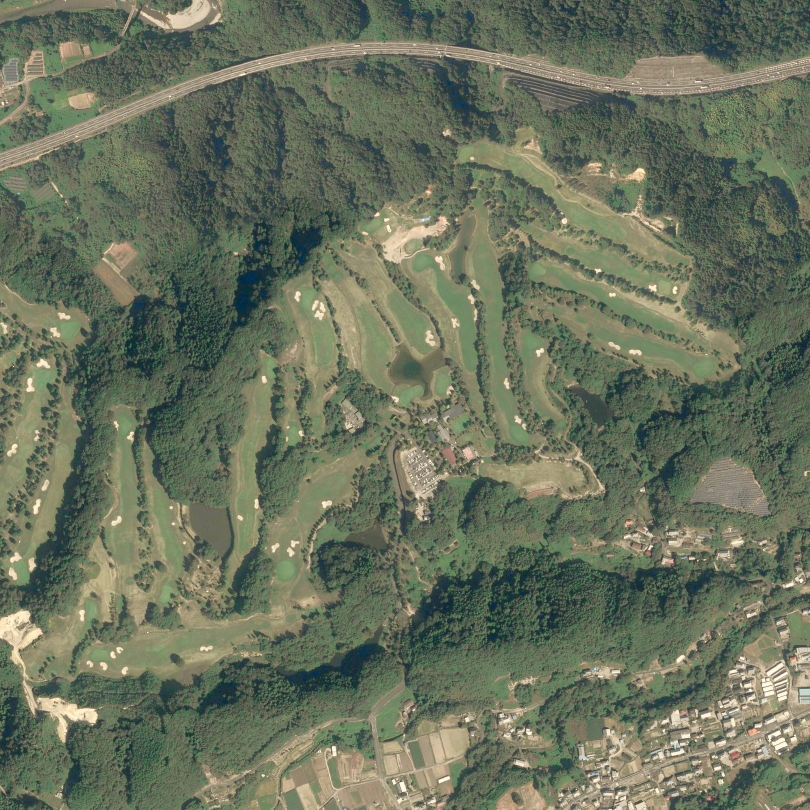
#> input picture tools/tracer/gazan.jpg, 1619 x 1619 px, given in place of aerial.jpg, which was not available (shown at 1/2 size)
$ python segment.py ../tracer/gazan.jpg   (older library calls are emulated)
#> lines starting #> are read from the running program, lines starting #| are printed output that depends on the picture; after the words box and inside, x2 and y2 are one past the last pixel; in counts of white or black regions, pixels touching at a corner belong together
#!/usr/bin/env python3
"""航空写真を色と模様で塗り分ける（芝・フェアウェイ・池・バンカー・林）。

使い方:  python3 segment.py WORKDIR [--hi WORKDIR18]
  --hi に fetch_aerial.py --zoom 18 で取った同じ範囲のフォルダを渡すと、
  バンカーを2倍細かい写真の砂の色（明るく、緑っぽさがない）と、まわりの芝との明るさの差で見分ける
出力:
  WORKDIR/masks.npz      各地物のマスク（turf, fw, water, bunker, area）
  WORKDIR/segment.jpg    左：写真 / 右：塗り分け結果（確認用）
しきい値は写真の季節や明るさで変わるので、結果を見て必要なら調整する。
"""
import sys, os
import numpy as np, cv2
from scipy import ndimage as ndi


HERE = os.path.dirname(os.path.abspath(__file__))


def match_color(im, ref_name="ref_color.jpg"):
    """写真の色の分布を、基準の写真（PGM石岡のズーム17/18）に合わせる。
    もやがかかった写真や季節の違う写真でも、同じしきい値で判別できるようにするため"""
    from skimage.exposure import match_histograms
    ref = cv2.imread(os.path.join(HERE, ref_name))
    if ref is None:
        return im
    lab = cv2.cvtColor(im, cv2.COLOR_BGR2LAB)
    rlab = cv2.cvtColor(ref, cv2.COLOR_BGR2LAB)
    out = match_histograms(lab, rlab, channel_axis=-1)
    return cv2.cvtColor(np.clip(out, 0, 255).astype(np.uint8), cv2.COLOR_LAB2BGR)


def is_hazy(im):
    hsv = cv2.cvtColor(cv2.resize(im, (400, 400)), cv2.COLOR_BGR2HSV)
    return float(np.median(hsv[..., 1])) < 60 or float(np.percentile(hsv[..., 2], 2)) > 45


def keep_big(mask, min_px, max_px=None):
    lab, n = ndi.label(mask)
    if n == 0:
        return mask
    sz = ndi.sum(mask, lab, range(1, n + 1))
    ok = sz > min_px if max_px is None else (sz > min_px) & (sz < max_px)
    return np.isin(lab, 1 + np.where(ok)[0])


def segment(im):
    hsv = cv2.cvtColor(im, cv2.COLOR_BGR2HSV).astype(np.float32)
    H, S, V = hsv[..., 0], hsv[..., 1], hsv[..., 2]
    L = cv2.cvtColor(im, cv2.COLOR_BGR2LAB)[..., 0].astype(np.float32)
    g = cv2.cvtColor(im, cv2.COLOR_BGR2GRAY).astype(np.float32)
    m = cv2.blur(g, (9, 9))
    tex = np.sqrt(np.maximum(cv2.blur(g * g, (9, 9)) - m * m, 0))
    green = (H > 28) & (H < 85) & (S > 40)
    # 芝（ラフ＋フェアウェイ＋グリーン）：緑で模様が少なく明るい。林は模様が多いか暗い
    turf = green & (tex < 9) & (V > 95)
    turf = ndi.binary_closing(ndi.binary_opening(turf, iterations=2), iterations=4)
    turf = keep_big(turf, 3000)
    trees = green & ~turf
    # コースの範囲：芝のまとまりの外形
    # 道路などで分かれた部分も含めるため、大きなまとまりごとに外形をとる
    grown = ndi.binary_dilation(turf, iterations=40)
    lab, n = ndi.label(grown)
    sz = ndi.sum(grown, lab, range(1, n + 1))
    area = np.zeros(turf.shape, np.uint8)
    for i in np.where(sz >= 0.02 * sz.max())[0]:
        part = ndi.binary_erosion(lab == i + 1, iterations=25)
        if part.any():
            hull = cv2.convexHull(np.argwhere(part)[:, ::-1].astype(np.int32))
            cv2.fillPoly(area, [hull], 1)
    area = area.astype(bool)
    turf &= area
    # フェアウェイ：芝の中でも明るい部分
    fw = turf & (L > np.percentile(L[turf], 45))
    fw = keep_big(ndi.binary_closing(ndi.binary_opening(fw, iterations=3), iterations=5), 1500)
    # 池：暗くて模様が少ない。芝か林に接しているものだけ
    water0 = (V < 110) & (tex < 7) & (S < 140)
    water0 = keep_big(ndi.binary_opening(water0, iterations=3), 800)
    water0 = ndi.binary_fill_holes(ndi.binary_closing(water0, iterations=3))
    lw, n = ndi.label(water0)
    # コースの端にある池も範囲に入れる（池に接している範囲は、池ごと外形をとり直す）
    near = np.unique(lw[ndi.binary_dilation(area, iterations=15) & water0]); near = near[near > 0]
    grown = area | np.isin(lw, near)
    lab2, n2 = ndi.label(grown)
    area = np.zeros(turf.shape, np.uint8)
    for i in range(1, n2 + 1):
        hull = cv2.convexHull(np.argwhere(lab2 == i)[:, ::-1].astype(np.int32))
        cv2.fillPoly(area, [hull], 1)
    area = area.astype(bool)
    t = np.unique(lw[area & water0 & ndi.binary_dilation(turf | trees, iterations=3)])
    water = keep_big(np.isin(lw, t[t > 0]) & area, 1500)
    # バンカー：明るく彩度の低い砂。芝の近くだけ
    bk = (V > 165) & (S < 80) & area & ~water
    bk = ndi.binary_closing(ndi.binary_opening(bk, iterations=1), iterations=2)
    bk = keep_big(bk, 20, 25000) & ndi.binary_dilation(turf, iterations=10)
    return dict(turf=turf, fw=fw, water=water, bunker=bk, area=area)


# [80 lines left out: functions fw_score_hi, sand_hi, forest_score, course_open, preview, not called in this run]


if __name__ == "__main__":
    import json
    wd = sys.argv[1]
    im = cv2.imread(os.path.join(wd, "aerial.jpg"))
#> im is the input picture: shape (1619, 1619, 3); mean B, G, R 93, 113.6, 105.4
    hazy = is_hazy(im) or "--match" in sys.argv
#> in is_hazy, `hsv = cv2.cvtColor(cv2.resize(im, (400, 400)), cv2.COLOR_BGR2HSV)`: hsv: shape (400, 400, 3); mean H, S, V 46.9, 56.1, 115.8
#> hazy = True
    if hazy:
        print("写真の色を基準に合わせます（もや・色かぶりの補正）")
        im = match_color(im)
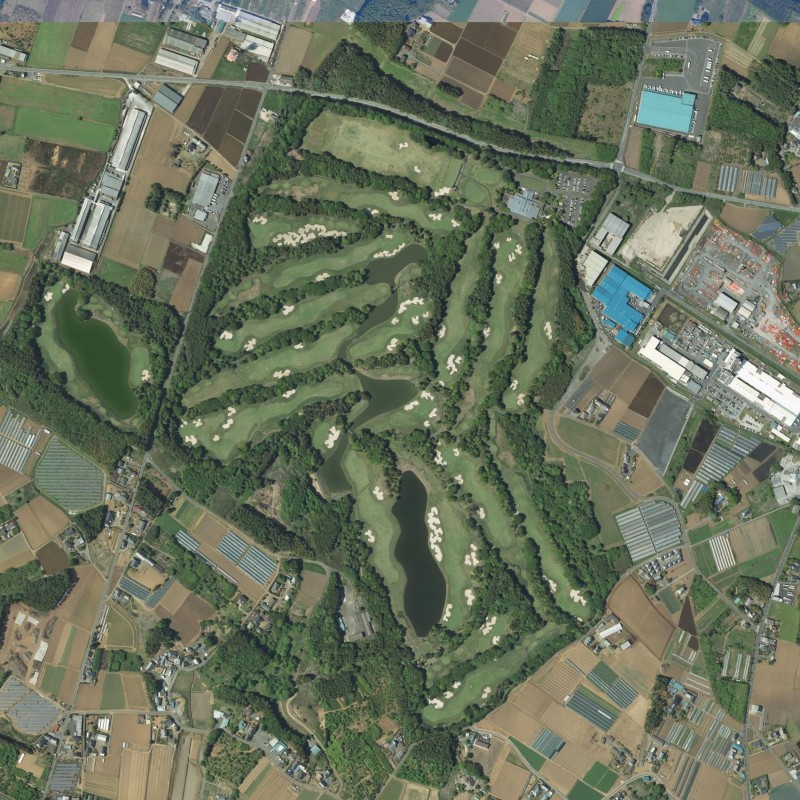
#> input picture tools/course-builder/ref_color.jpg, 800 x 800 px
#> in match_color, ref is the input picture: shape (800, 800, 3); mean B, G, R 93, 113.8, 105.5
#> in match_color, `lab = cv2.cvtColor(im, cv2.COLOR_BGR2LAB)`: lab: shape (1619, 1619, 3); mean of channels 0, 1, 2 118.4, 121, 138.3
#> in match_color, `rlab = cv2.cvtColor(ref, cv2.COLOR_BGR2LAB)`: rlab: shape (800, 800, 3); mean of channels 0, 1, 2 118.6, 120.9, 138.6
#> in match_color, `out = match_histograms(lab, rlab, channel_axis=-1)`: out: shape (1619, 1619, 3); mean of channels 0, 1, 2 118, 120.5, 138.2
        cv2.imwrite(os.path.join(wd, "aerial_matched.jpg"), im, [cv2.IMWRITE_JPEG_QUALITY, 90])
    M = segment(im)
#> in segment, `green = (H > 28) & (H < 85) & (S > 40)`:
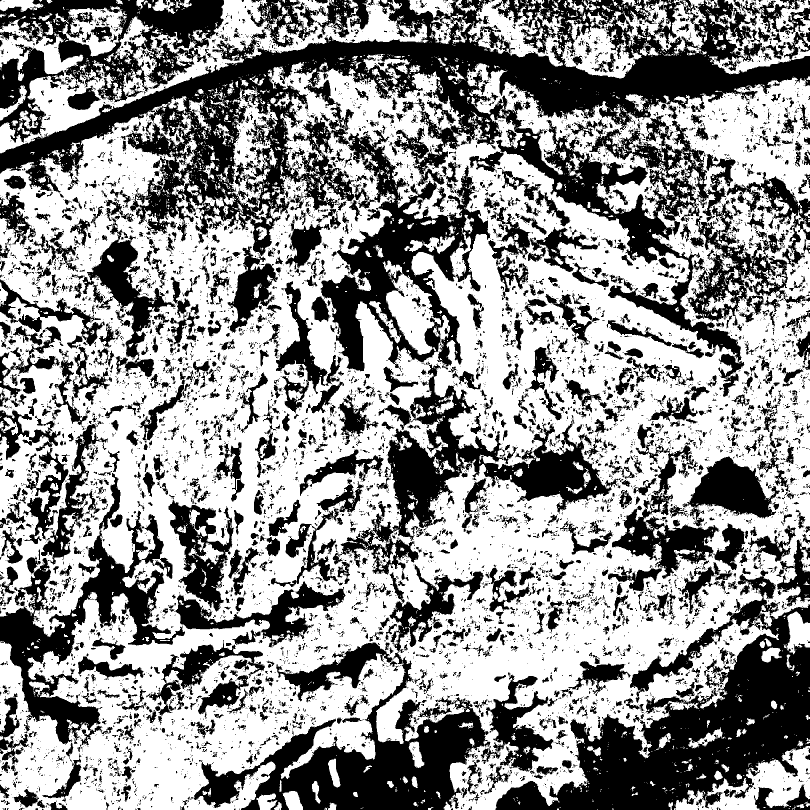
#> green: shape (1619, 1619) bool (shown at 1/2 size); 58.1% white; 10046 black regions (8358 under 20 px), largest, box (x1, y1, x2, y2) and area: (0, 0, 1619, 794) 331820, (991, 1140, 1619, 1619) 107041, (387, 1129, 980, 1619) 70533
#> in segment, `turf = green & (tex < 9) & (V > 95)`: turf: shape (1619, 1619) bool; 11.7% white; 3036 white regions (2185 under 20 px), largest, box (x1, y1, x2, y2) and area: (935, 468, 1083, 889) 15081, (157, 1239, 540, 1358) 12066, (443, 712, 552, 1113) 12029
#> in segment, `turf = ndi.binary_closing(ndi.binary_opening(turf, iterations=2), iter..`: turf: shape (1619, 1619) bool; 10.4% white; 638 white regions (111 under 20 px), largest, box (x1, y1, x2, y2) and area: (1055, 522, 1435, 764) 19729, (902, 468, 1076, 889) 16359, (160, 1226, 540, 1358) 13194
#> in keep_big, `lab, n = ndi.label(mask)`: lab: shape (1619, 1619) int32; 685 distinct labels, from 0 to 684
#> in keep_big, `lab, n = ndi.label(mask)`: n = 684
#> in keep_big, `sz = ndi.sum(mask, lab, range(1, n + 1))`: sz = 684 values, max 19729 at index 212, min 1 at index 9, mean 398.7
#> in keep_big, `return np.isin(lab, 1 + np.where(ok)[0])`: returned value: shape (1619, 1619) bool; 5.9% white; 18 white regions, largest, box (x1, y1, x2, y2) and area: (1055, 522, 1435, 764) 19729, (928, 468, 1076, 889) 15283, (160, 1226, 540, 1358) 13175
#> in segment, `trees = green & ~turf`: trees: shape (1619, 1619) bool; 52.3% white; 9785 black regions (8209 under 20 px), largest, box (x1, y1, x2, y2) and area: (0, 0, 1619, 1191) 508165, (0, 810, 767, 1491) 138841, (991, 1140, 1619, 1619) 107041
#> in segment, `grown = ndi.binary_dilation(turf, iterations=40)`: grown: shape (1619, 1619) bool; 21.9% white; 2 white regions, box (x1, y1, x2, y2) and area: (0, 266, 1475, 1398) 555016, (32, 132, 231, 297) 19661
#> in segment, `lab, n = ndi.label(grown)`:
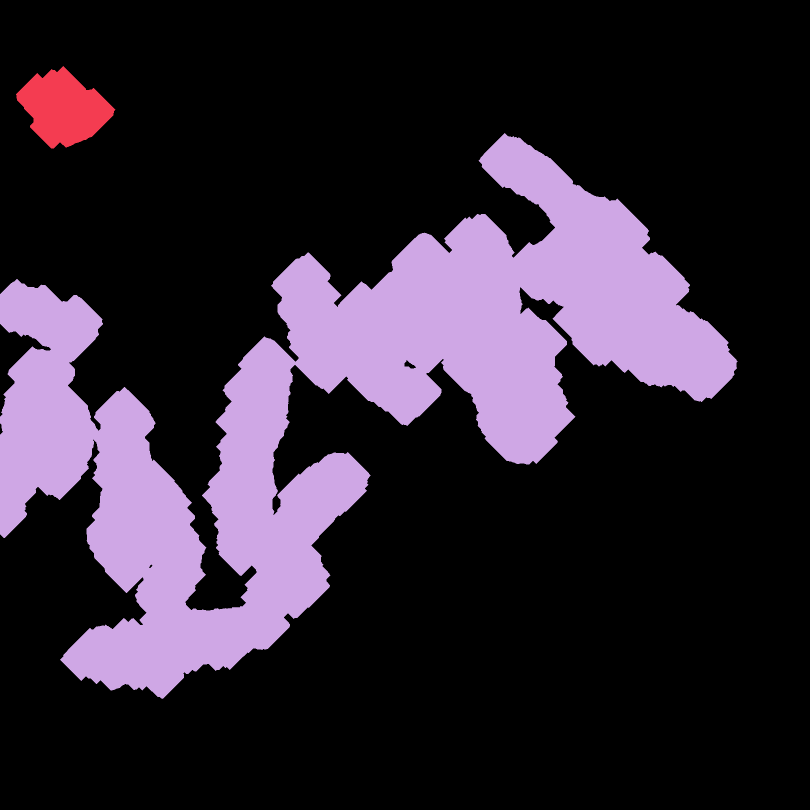
#> lab: shape (1619, 1619) int32 (shown at 1/2 size); 3 distinct labels, from 0 to 2; one colour per label, 0 black
#> in segment, `lab, n = ndi.label(grown)`: n = 2
#> in segment, `sz = ndi.sum(grown, lab, range(1, n + 1))`: sz = [19661, 555016]
#> the loop in segment, `for i in np.where(sz >= 0.02 * sz.max())[0]:` made 2 passes
#> after the loop in segment, `for i in np.where(sz >= 0.02 * sz.max())[0]:`:
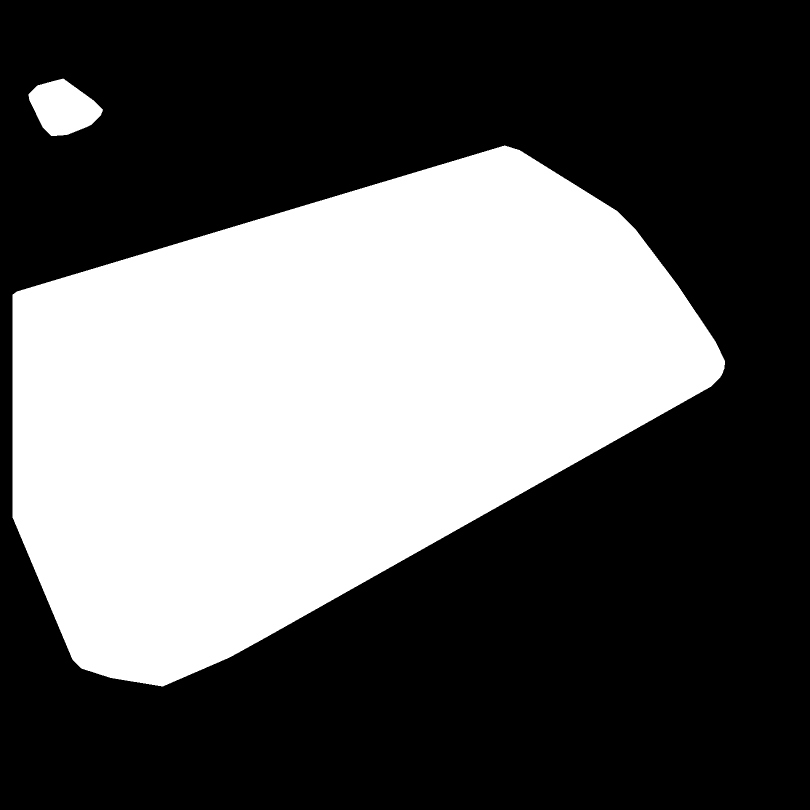
#> area: shape (1619, 1619) (shown at 1/2 size); values 0 (black) and 1 (white), 37.1% white; 2 white regions, box (x1, y1, x2, y2) and area: (25, 291, 1450, 1373) 961522, (57, 157, 206, 272) 11184
#> in segment, `fw = turf & (L > np.percentile(L[turf], 45))`: fw: shape (1619, 1619) bool; 3% white; 937 white regions (785 under 20 px), largest, box (x1, y1, x2, y2) and area: (467, 760, 543, 1112) 8223, (997, 306, 1260, 485) 7153, (25, 733, 110, 987) 5643
#> in keep_big (call 2), `lab, n = ndi.label(mask)`: lab: shape (1619, 1619) int32; 80 distinct labels, from 0 to 79
#> in keep_big (call 2), `lab, n = ndi.label(mask)`: mask: shape (1619, 1619) bool; 2.4% white; 74 white regions, largest, box (x1, y1, x2, y2) and area: (467, 767, 541, 1110) 7175, (997, 309, 1260, 485) 7002, (25, 733, 110, 968) 5510
#> in segment, `water0 = (V < 110) & (tex < 7) & (S < 140)`: water0: shape (1619, 1619) bool; 1.3% white; 1251 white regions (1048 under 20 px), largest, box (x1, y1, x2, y2) and area: (382, 1007, 458, 1107) 3904, (783, 701, 860, 762) 2573, (1146, 778, 1226, 849) 1888
#> in keep_big (call 3), `lab, n = ndi.label(mask)`: lab: shape (1619, 1619) int32; 99 distinct labels, from 0 to 98
#> in keep_big (call 3), `lab, n = ndi.label(mask)`: mask: shape (1619, 1619) bool; 0.74% white; 96 white regions, largest, box (x1, y1, x2, y2) and area: (382, 1007, 451, 1099) 2959, (784, 702, 856, 762) 2412, (1149, 778, 1226, 848) 1808
#> in keep_big (call 3), `return np.isin(lab, 1 + np.where(ok)[0])`: returned value: shape (1619, 1619) bool; 0.35% white; 5 white regions, box (x1, y1, x2, y2) and area: (382, 1007, 451, 1099) 2959, (784, 702, 856, 762) 2412, (1149, 778, 1226, 848) 1808, (727, 1056, 771, 1097) 1146, (131, 948, 158, 1009) 825
#> in segment, `water0 = ndi.binary_fill_holes(ndi.binary_closing(water0, iterations=3))`: water0: shape (1619, 1619) bool; 0.36% white; 5 white regions, box (x1, y1, x2, y2) and area: (382, 1007, 451, 1099) 3294, (784, 702, 856, 762) 2417, (1149, 778, 1226, 848) 1821, (727, 1056, 771, 1097) 1148, (131, 948, 158, 1009) 829
#> in segment, `lw, n = ndi.label(water0)`: lw: shape (1619, 1619) int32; 6 distinct labels, from 0 to 5
#> in segment, `lw, n = ndi.label(water0)`: n = 5
#> in segment, `near = np.unique(lw[ndi.binary_dilation(area, iterations=15) & water0]`: near = [1, 2, 3, 4, 5]
#> in segment, `lab2, n2 = ndi.label(grown)`:
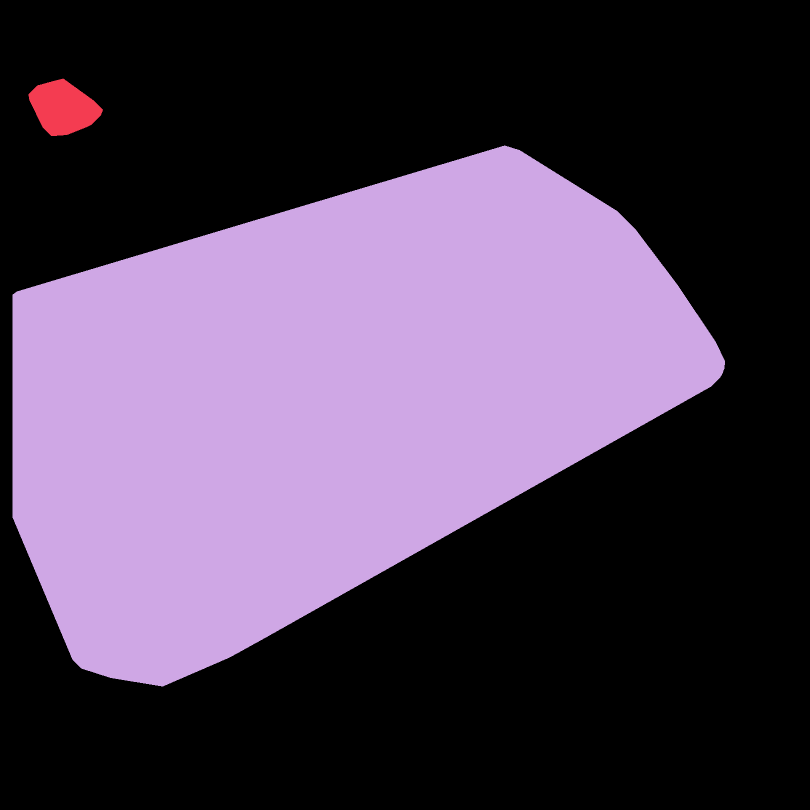
#> lab2: shape (1619, 1619) int32 (shown at 1/2 size); 3 distinct labels, from 0 to 2; one colour per label, 0 black
#> in segment, `lab2, n2 = ndi.label(grown)`: n2 = 2
#> after the loop in segment, `for i in range(1, n2 + 1):`: area: shape (1619, 1619); values 0 (black) and 1 (white), 37.2% white; 2 white regions, box (x1, y1, x2, y2) and area: (25, 291, 1450, 1373) 962956, (57, 157, 206, 272) 11294
#> in segment, `t = np.unique(lw[area & water0 & ndi.binary_dilation(turf | trees, ite..`: t = [1, 2, 3, 4, 5]
#> in keep_big (call 4), `return np.isin(lab, 1 + np.where(ok)[0])`: returned value: shape (1619, 1619) bool; 0.29% white; 3 white regions, box (x1, y1, x2, y2) and area: (382, 1007, 451, 1099) 3294, (784, 702, 856, 762) 2417, (1149, 778, 1226, 848) 1821
#> in segment, `bk = (V > 165) & (S < 80) & area & ~water`: bk: shape (1619, 1619) bool; 2.2% white; 1559 white regions (1324 under 20 px), largest, box (x1, y1, x2, y2) and area: (757, 425, 900, 530) 5737, (158, 1090, 244, 1244) 3958, (645, 561, 719, 737) 3656
#> in segment, `bk = ndi.binary_closing(ndi.binary_opening(bk, iterations=1), iteratio..`: bk: shape (1619, 1619) bool; 2% white; 349 white regions (165 under 20 px), largest, box (x1, y1, x2, y2) and area: (757, 413, 900, 529) 5976, (158, 1091, 243, 1244) 4262, (647, 561, 719, 737) 3849
#> in keep_big (call 5), `lab, n = ndi.label(mask)`:
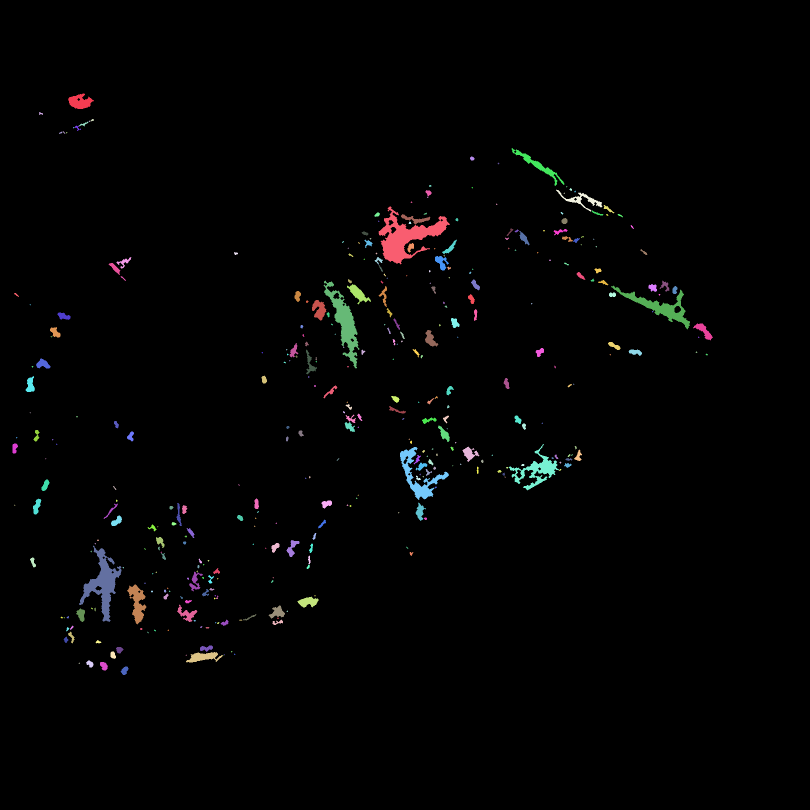
#> lab: shape (1619, 1619) int32 (shown at 1/2 size); 384 distinct labels, from 0 to 383; one colour per label, 0 black
#> in keep_big (call 5), `lab, n = ndi.label(mask)`: n = 383
#> in keep_big (call 5), `sz = ndi.sum(mask, lab, range(1, n + 1))`: sz = 383 values, max 5976 at index 26, min 1 at index 5, mean 137.5
#> in keep_big (call 5), `return np.isin(lab, 1 + np.where(ok)[0])`: returned value: shape (1619, 1619) bool; 1.9% white; 180 white regions, largest, box (x1, y1, x2, y2) and area: (757, 413, 900, 529) 5976, (158, 1091, 243, 1244) 4262, (647, 561, 719, 737) 3844
#> in segment, `bk = keep_big(bk, 20, 25000) & ndi.binary_dilation(turf, iterations=10)`:
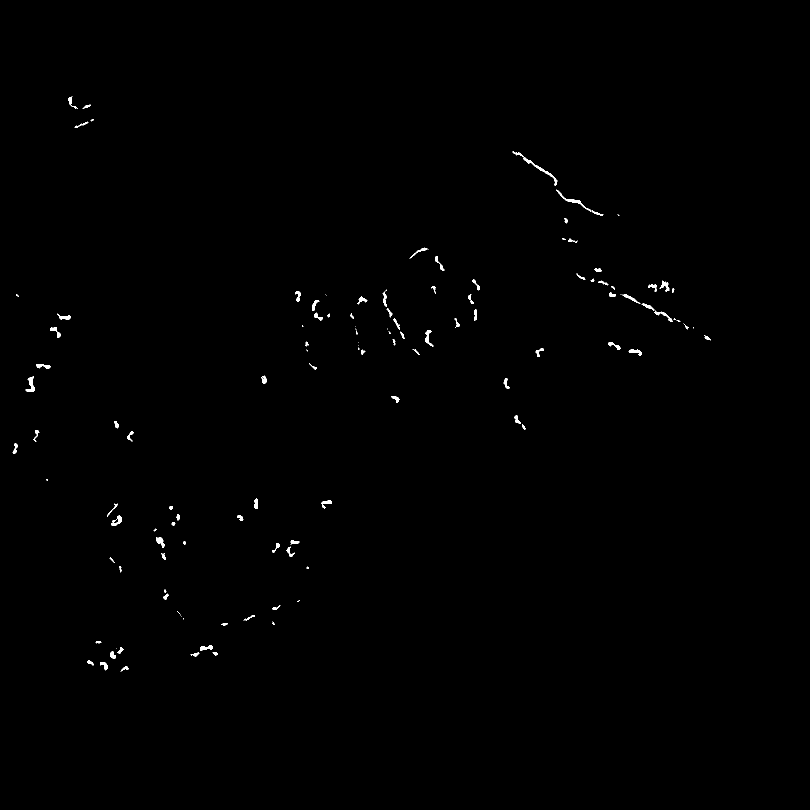
#> bk: shape (1619, 1619) bool (shown at 1/2 size); 0.35% white; 118 white regions (29 under 20 px), largest, box (x1, y1, x2, y2) and area: (1025, 302, 1115, 372) 459, (1112, 379, 1207, 431) 394, (1283, 606, 1346, 644) 311
#> M = 5 items
#> (the run stopped early here; a loop or call above may not have finished)
